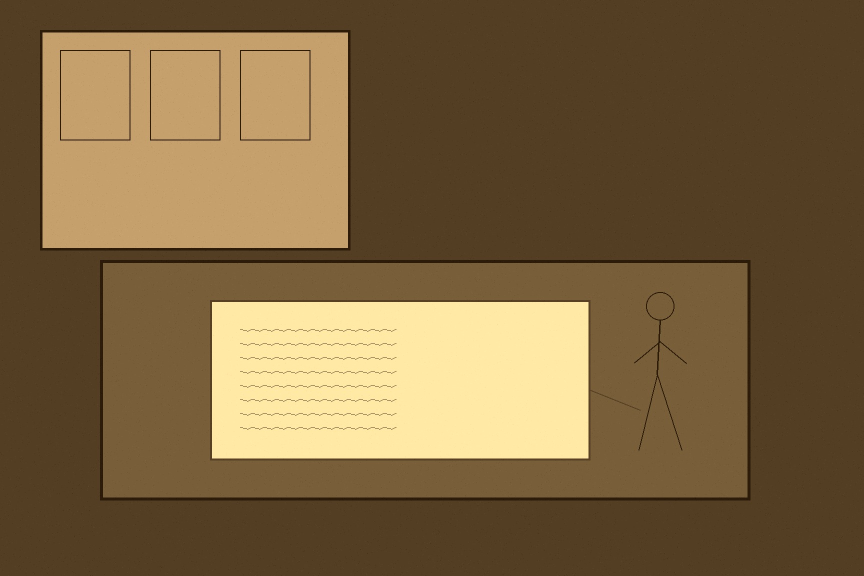
#> input picture chapter-11/panels/01-whitehall-letter.jpg, 1728 x 1152 px (shown at 1/2 size)
$ python -i generate_panels.py   (imports and definitions only)
#> lines starting #> are read from the running program, lines starting #| are printed output that depends on the picture
#> further down, picture is the input picture: PIL image 1728x1152 RGB; mean R, G, B 123.9, 99.9, 63.2
#!/usr/bin/env python3
"""Chapter 11 panels. Idempotent: keep an existing jpg over 80kb. No gore."""
from pathlib import Path
from PIL import Image, ImageDraw, ImageEnhance, ImageOps
import hashlib, random

root = Path(__file__).resolve().parent / "panels"
# [1 line not run here, left out]
NAMES = [
    "01-whitehall-letter.jpg",
    "02-mount-trenchard.jpg",
    "03-south-reen-doors.jpg",
    "04-times-sheet.jpg",
    "05-gregory-clause.jpg",
    "06-surrender-signed.jpg",
    "07-crowbar-eaves.jpg",
    "08-walls-down.jpg",
]
INK = (42, 34, 24)
RUST = (107, 58, 42)
SOOT = (28, 24, 20)
OCHRE = (176, 148, 96)
PAPER = (237, 228, 212)
MID = (90, 70, 50)

def rng_for(name):
    return random.Random(int(hashlib.md5(name.encode()).hexdigest()[:8], 16))

# [21 lines left out: functions grain, squiggle, fig, not called in this run]

def grade(im):
    g = ImageOps.grayscale(im.convert("RGB"))
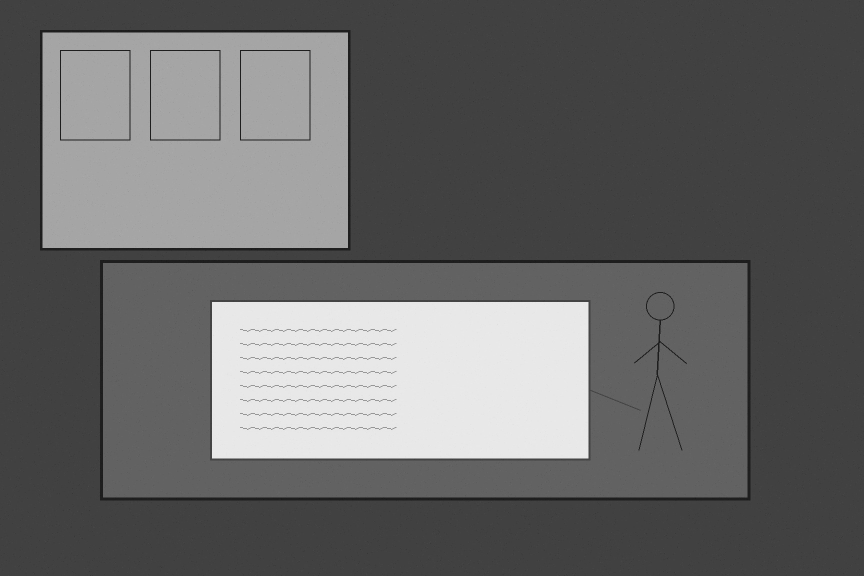
#> g: PIL image 1728x1152 L (shown at 1/2 size); min 10, max 242, mean 102.8
    sep = Image.merge("RGB", (
        g.point(lambda x: min(255, int(x*1.04+18))),
        g.point(lambda x: min(255, int(x*0.90+8))),
        g.point(lambda x: min(255, int(x*0.68))),
    ))
    return ImageEnhance.Contrast(sep).enhance(1.18)

# [113 lines left out: functions base, scene_letter, scene_estate, scene_doors, scene_times, scene_clause and 3 more, not called in this run]

SCENES = {
    "01": scene_letter, "02": scene_estate, "03": scene_doors, "04": scene_times,
    "05": scene_clause, "06": scene_surrender, "07": scene_crowbar, "08": scene_walls,
}

# [14 lines left out: functions synth, main, not called in this run]

# [2 lines not run here, left out]

>>> from PIL import Image
>>> picture = Image.open('panels/01-whitehall-letter.jpg')
>>> result = grade(picture)
